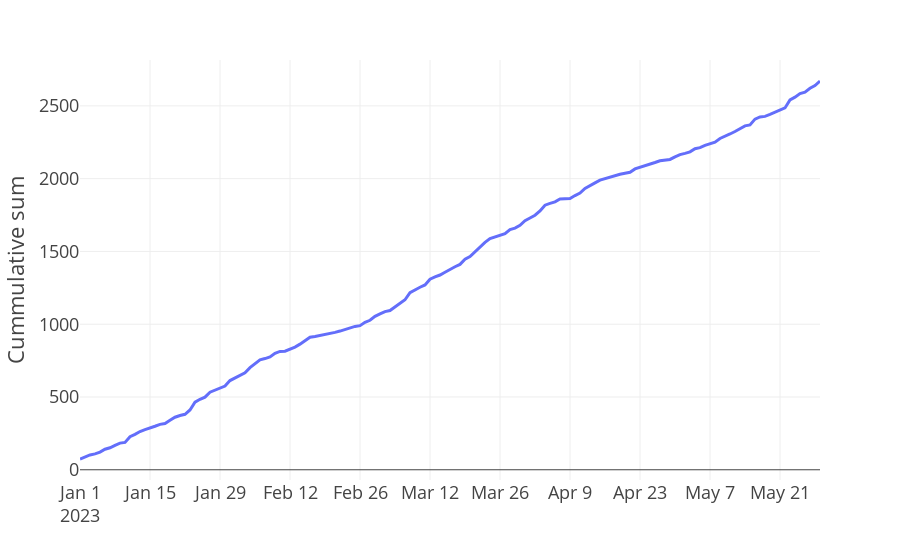

Write notebook code for a chart like this one.
### Code cell
# make cumulative sum
interactions_per_day_rj['total_sum'] = interactions_per_day_rj['total'].cumsum()

# plot cumsum
fig = px.line(interactions_per_day_rj, x='Date', y='total_sum', title="")

fig.update_layout(template='presentation',
                  showlegend=False,
                  xaxis_title='',
                  yaxis_title='Cummulative sum')

fig.show()

### Figure 1 — Plotly figure (JSON) as saved in the notebook; plotly's stock layout.template omitted (floating-point values rounded to 4 significant figures; data arrays with more than 128 entries replaced by an {"elided": "..."} marker saying what was removed)
{"data": [{"hovertemplate": "Date=%{x}<br>total_sum=%{y}<extra></extra>", "legendgroup": "", "line": {"color": "#636efa", "dash": "solid"}, "marker": {"symbol": "circle"}, "mode": "lines", "name": "", "orientation": "v", "showlegend": false, "type": "scatter", "x": {"elided": "149 str values"}, "xaxis": "x", "y": {"elided": "149 int values"}, "yaxis": "y"}], "layout": {"legend": {"tracegroupgap": 0}, "margin": {"t": 60}, "showlegend": false, "xaxis": {"anchor": "y", "domain": [0, 1], "title": {"text": ""}}, "yaxis": {"anchor": "x", "domain": [0, 1], "title": {"text": "Cummulative sum"}}}}
